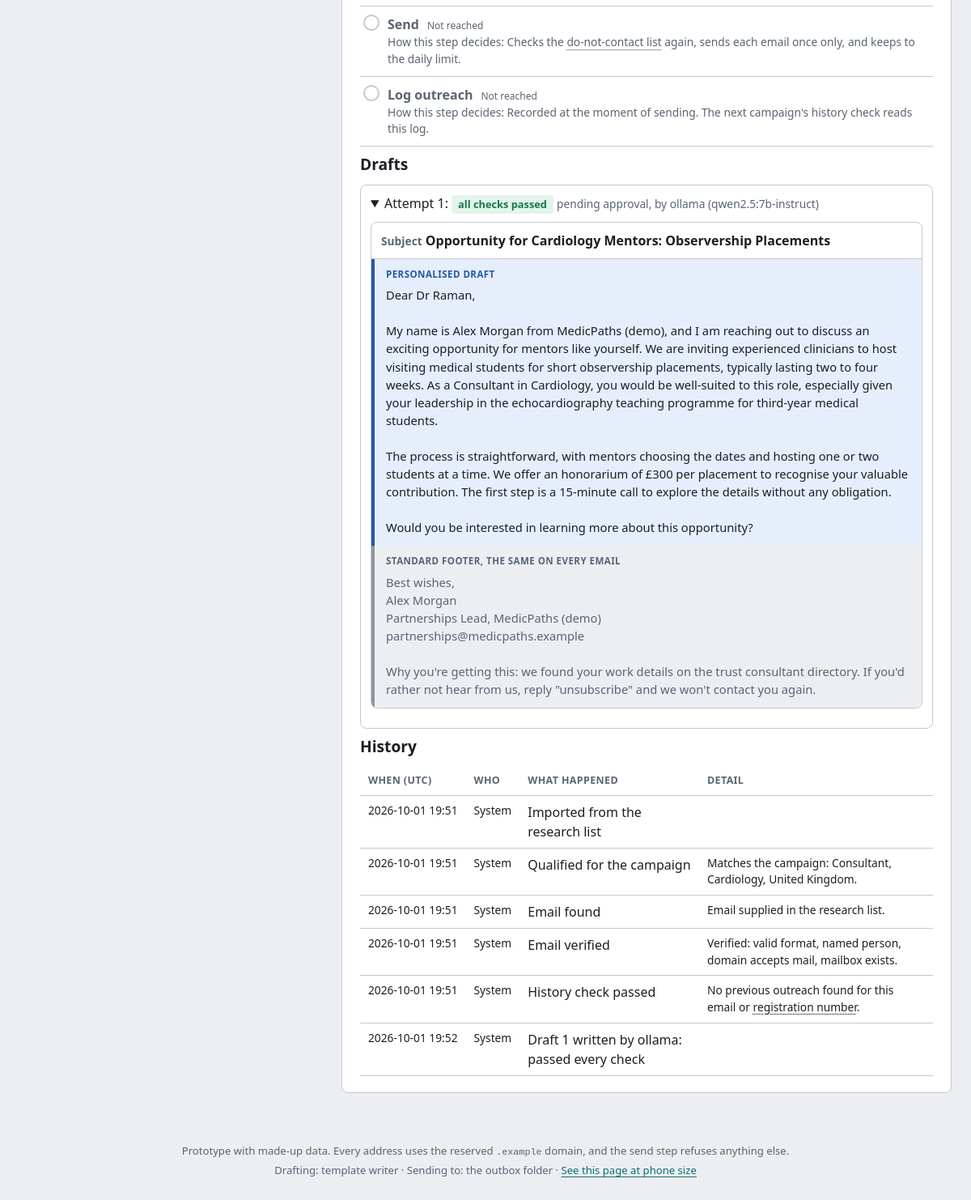
The page /leads/1 (lower part) on the database as committed earlier.
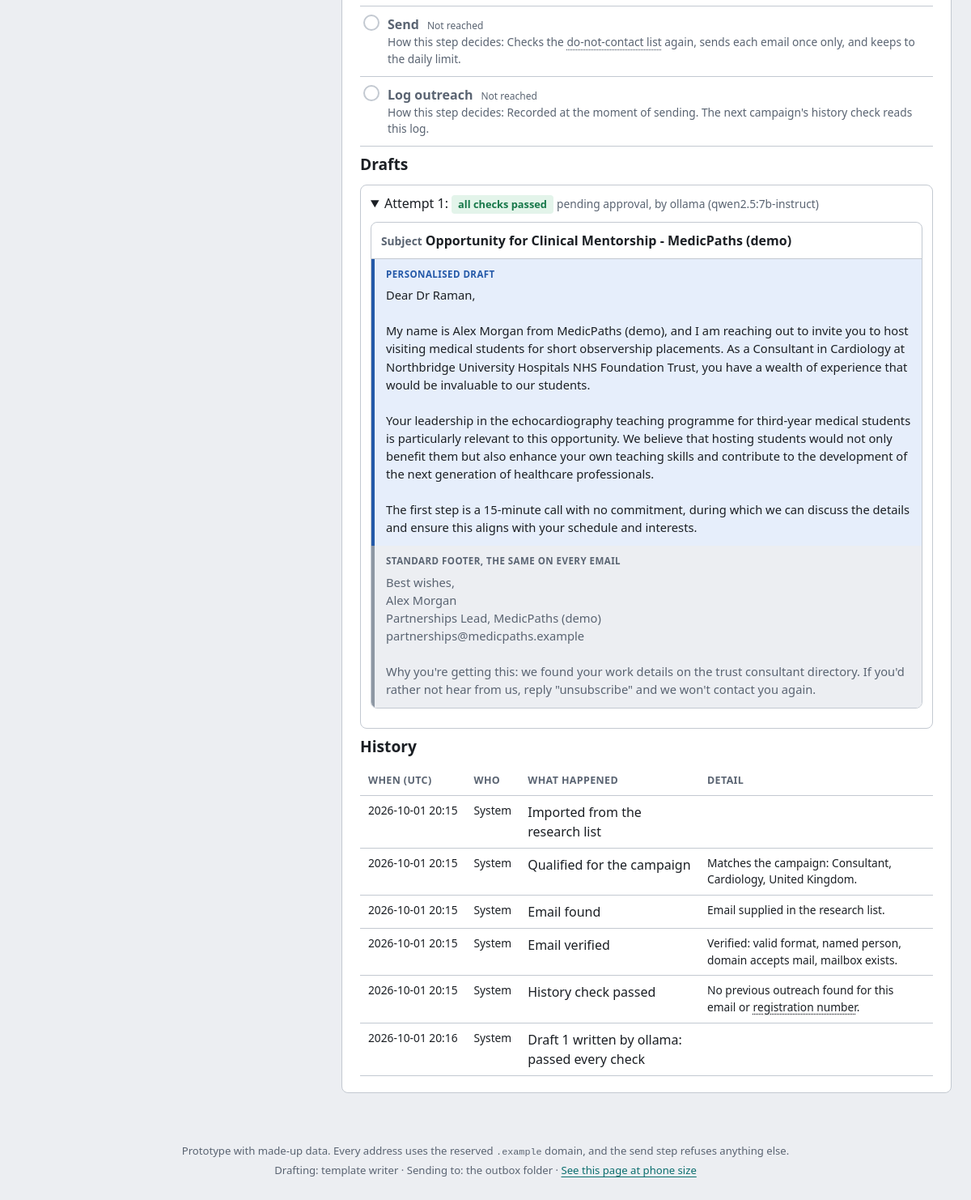
The same page on the database as committed later.
### tables this page shows
CREATE TABLE drafts (
    id                   INTEGER PRIMARY KEY,
    lead_id              INTEGER NOT NULL REFERENCES leads(id),
    attempt              INTEGER NOT NULL,
    provider             TEXT NOT NULL,
    model                TEXT,
    prompt_version       TEXT NOT NULL,
    subject              TEXT,
    body                 TEXT,
    footer               TEXT,
    personal_detail_used TEXT,
    raw_output           TEXT,
    checks               TEXT NOT NULL DEFAULT '[]',
    fixes                TEXT NOT NULL DEFAULT '[]',
    reviewer_instruction TEXT,
    status               TEXT NOT NULL,
    edited_by_reviewer   INTEGER NOT NULL DEFAULT 0,
    reviewer             TEXT,
    review_note          TEXT,
    reviewed_at          TEXT,
    created_at           TEXT NOT NULL
);

CREATE TABLE audit_log (
    id       INTEGER PRIMARY KEY,
    at       TEXT NOT NULL,
    actor    TEXT NOT NULL,
    lead_id  INTEGER,
    event    TEXT NOT NULL,
    detail   TEXT
);

### outreach/web/app.py (the view)
    @app.get("/leads/{lead_id}", response_class=HTMLResponse)
    def lead_page(request: Request, lead_id: int):
        return render_lead(request, lead_id)

### outreach/web/templates/lead.html (shortened to what this page needs)
{% extends "base.html" %}
{% set active = "doctors" %}
{% block content %}
<div class="layout">
  <section class="card wide">
    <ol class="timeline">
      {% for s in steps %}
        <li class="{{ s.state }}">
          <div class="tl-head"><strong>{{ s.label }}</strong>
            <span class="tl-state">{{ {'done': 'Passed', 'waiting': 'Waiting', 'person': 'Needs a person', 'stopped': 'Stopped', 'todo': 'Not reached'}[s.state] }}</span></div>
          <div class="small muted">How this step decides: {{ s.how | explain }}</div>
        </li>
      {% endfor %}
    </ol>
    {% if drafts %}
      <h2>Drafts</h2>
      {% for d in drafts %}
        {% set checks = d.checks | fromjson %}
        {% set failed = checks | rejectattr('ok') | list %}
        <details class="draftlog" {{ 'open' if loop.last }}>
          <summary>Attempt {{ d.attempt }}:
            {% if failed %}<span class="tag warn">{{ failed | length }} check{{ 's' if failed | length != 1 }} failed</span>{% else %}<span class="tag good">all checks passed</span>{% endif %}
            <span class="muted small">{{ d.status | replace('_', ' ') | lower }}, by {{ d.provider }}{% if d.model %} ({{ d.model }}){% endif %}</span></summary>
          {% if d.subject %}
          <div class="email-preview">
            <div class="subject"><span class="muted small">Subject</span> {{ d.subject }}</div>
            <div class="part personal"><span class="part-label">Personalised draft</span><div class="text">{{ d.body }}</div></div>
            <div class="part standard"><span class="part-label">Standard footer, the same on every email</span><div class="text">{{ d.footer }}</div></div>
          </div>
          {% endif %}
        </details>
      {% endfor %}
    {% endif %}
    <h2>History</h2>
    <table>
      <thead><tr><th>When (UTC)</th><th>Who</th><th>What happened</th><th>Detail</th></tr></thead>
      <tbody>
      {% for e in events %}
        {% set detail = e.detail | fromjson %}
        <tr><td class="small nowrap">{{ e.at[:16] | replace('T', ' ') }}</td><td class="small">{{ who(e.actor) }}</td>
          <td>{{ describe_event(e.event, e.actor, detail) }}</td><td class="small">{{ event_detail(detail) | explain }}</td></tr>
      {% endfor %}
      </tbody>
    </table>
  </section>
</div>
{% endblock %}

### outreach/web/templates/base.html (shortened to what this page needs)
<!doctype html>
<html lang="en-GB" data-theme="{{ theme }}">
<head>
  <link rel="stylesheet" href="/static/style.css">
</head>
<body>
        {% set waiting = counts.get('PENDING_APPROVAL', 0) + counts.get('DRAFT_FAILED', 0) %}
  <main id="main">
    {% block content %}{% endblock %}
  </main>
  <footer class="foot">
    <p>Prototype with made-up data. Every address uses the reserved <code>.example</code> domain, and the send step refuses anything else.</p>
    <p>Drafting: {{ model }} · Sending to: {{ 'the outbox folder' if sender == 'outbox' else 'SMTP' }} <span class="wide-only">· <a href="/phone?path={{ here | urlencode }}">See this page at phone size</a></span></p>
  </footer>
</body>
</html>

### outreach/web/static/style.css (style rules this page uses)
:root { --bg: #eceef2; --card: #ffffff; --text: #1b1f24; --text-2: #3b4350; --muted: #5a6472; --line: #c3c9d1; --line-strong: #8d97a3; --accent: #0b6e6e; --accent-hover: #085656; --accent-soft: #e3f2f1; --good: #17784a; --good-soft: #e3f4ea; --warn: #8a5300; --warn-strong: #c27a00; --warn-soft: #fff1d9; --bad: #b42318; --bad-soft: #fde8e6; --waiting: #2459a8; --waiting-soft: #e6eefb; --muted-soft: #e6e9ee; --mark: #fff0a3; --focus: #f2a900; --radius: 8px; }
* { box-sizing: border-box; }
html { color-scheme: light; }
body { margin: 0; background: var(--bg); color: var(--text); font: 16px/1.5 system-ui, -apple-system, "Segoe UI", Roboto, Arial, sans-serif; }
a { color: var(--accent); text-underline-offset: 3px; }
h2 { font-size: 1.2rem; margin: 0 0 10px; }
code { font-size: 0.9em; }
.muted { color: var(--muted); }
.small { font-size: 0.86rem; }
.nowrap { white-space: nowrap; }
abbr[title] { text-decoration: underline dotted; text-underline-offset: 3px; cursor: help; }
main { max-width: 1200px; margin: 0 auto; padding: 24px 24px 40px; }
.foot { max-width: 1200px; margin: 0 auto; padding: 0 24px 28px; color: var(--muted); font-size: 0.82rem; text-align: center; }
.foot p { margin: 4px 0; }
.card { background: var(--card); border: 1px solid var(--line); border-radius: var(--radius); padding: 20px 22px; margin-bottom: 18px; min-width: 0; }
.tag { display: inline-block; padding: 2px 8px; border-radius: 4px; font-size: 0.8rem; font-weight: 600; background: var(--muted-soft); color: var(--text-2); white-space: nowrap; }
.tag.good { background: var(--good-soft); color: var(--good); }
.todo { list-style: none; margin: 0; padding: 0; }
.email-preview { border: 1px solid var(--line); border-radius: 8px; overflow: hidden; margin-bottom: 14px; }
.email-preview .subject { padding: 10px 12px; border-bottom: 1px solid var(--line); font-weight: 600; }
.email-preview .part { padding: 10px 12px 12px 14px; border-left: 4px solid; }
.email-preview .part.personal { border-left-color: var(--waiting); background: var(--waiting-soft); }
.email-preview .part.standard { border-left-color: var(--line-strong); background: var(--bg); color: var(--muted); }
.part-label { display: block; font-size: 0.72rem; font-weight: 700; text-transform: uppercase; letter-spacing: 0.04em; margin-bottom: 6px; color: var(--muted); }
.part.personal .part-label { color: var(--waiting); }
.email-preview .text { white-space: pre-wrap; font-size: 0.92rem; }
.layout { display: grid; grid-template-columns: minmax(280px, 380px) minmax(0, 1fr); gap: 18px; align-items: start; }
.timeline { list-style: none; padding: 0; margin: 0 0 8px; }
.timeline li { padding: 10px 0 10px 34px; position: relative; border-bottom: 1px solid var(--line); }
.timeline li::before { position: absolute; left: 4px; top: 10px; width: 20px; height: 20px; border-radius: 50%; text-align: center; font-size: 0.75rem; font-weight: 700; line-height: 20px; }
.timeline li.waiting::before { content: "\2026"; background: var(--waiting-soft); color: var(--waiting); }
.timeline li.todo::before { content: ""; border: 2px solid var(--line); width: 16px; height: 16px; }
.timeline li.todo { color: var(--muted); }
.tl-head { display: flex; gap: 10px; align-items: baseline; }
.tl-state { font-size: 0.75rem; color: var(--muted); }
details.draftlog { border: 1px solid var(--line); border-radius: 8px; padding: 10px 12px; margin-bottom: 8px; }
details.draftlog summary { cursor: pointer; }
details.draftlog .email-preview { margin-top: 10px; }
table { width: 100%; border-collapse: collapse; }
th, td { text-align: left; padding: 8px 10px; border-bottom: 1px solid var(--line); vertical-align: top; }
th { font-size: 0.78rem; text-transform: uppercase; letter-spacing: 0.03em; color: var(--muted); }

Rows that differ between the two databases and show on the page:
changed drafts "pending approval": subject "Opportunity for Cardiology Mentors: Observership Placements" → "Opportunity for Clinical Mentorship - MedicPaths (demo)"; body "…am reaching out to discuss an exciting opportunity for mentors like yourself. We are inviting experienced clinicians to host visiting medical students for short observership placements, typically lasting two to four weeks. As a Consultant in Cardiology, you would be well-suited to this role, especially given your leadership in the echocardiography teaching programme for third-year medical students. The process is straightforward, with mentors choosing the dates and hosting one or two students at a time. We offer an honorarium of £300 per placement to recognise your valuable contribution. The first step is a 15-minute call to explore the details without any obligation. Would you be…" → "…am reaching out to invite you to host visiting medical students for short observership placements. As a Consultant in Cardiology at Northbridge University Hospitals NHS Foundation Trust, you have a wealth of experience that would be invaluable to our students. Your leadership in the echocardiography teaching programme for third-year medical students is particularly relevant to this opportunity. We believe that hosting students would not only benefit them but also enhance your own teaching skills and contribute to the development of the next generation of healthcare professionals. The first step is a 15-minute call with no commitment, during which we can discuss the details and ensure this…"
changed audit_log "Imported from the research list": at "2026-10-01 19:51" → "2026-10-01 20:15"
changed audit_log "Qualified for the campaign": at "2026-10-01 19:51" → "2026-10-01 20:15"
changed audit_log "Email found": at "2026-10-01 19:51" → "2026-10-01 20:15"
changed audit_log "Email verified": at "2026-10-01 19:51" → "2026-10-01 20:15"
changed audit_log "History check passed": at "2026-10-01 19:51" → "2026-10-01 20:15"
changed audit_log "Draft 1 written by ollama: passed every check": at "2026-10-01 19:52" → "2026-10-01 20:16"
